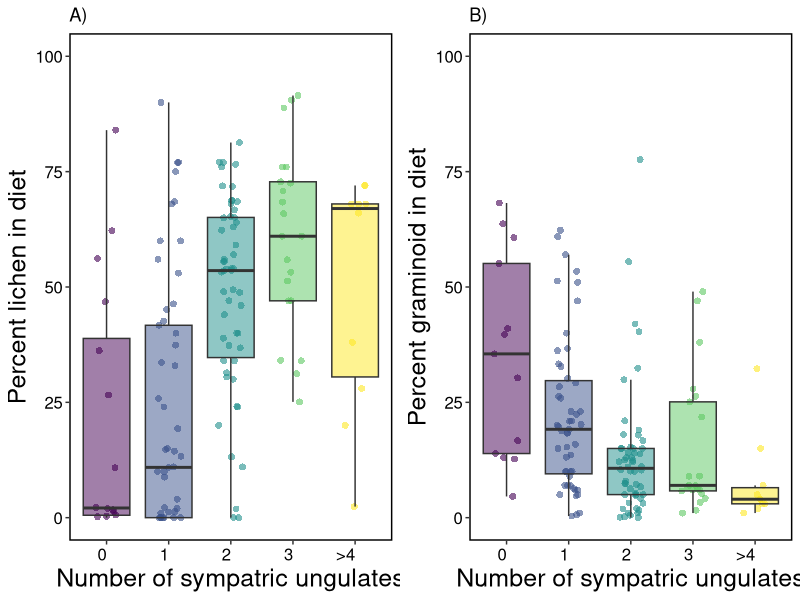

This chart was generated by the following R code:


library(data.table)
library(ggplot2)
library(gridExtra)

sub <- fread("output/clean-data.csv")

sub <- sub[!is.na(sub$sympatric_ungulates)]

### Sympatric ungulates
sub$sympatric_ungulates[sub$sympatric_ungulates == "4"] <- ">4"
sub$sympatric_ungulates[sub$sympatric_ungulates == "5"] <- ">4"
sub$sympatric_ungulates[sub$sympatric_ungulates == "6"] <- ">4"

sub$sympatric_ungulates <- factor(sub$sympatric_ungulates, levels=c("0", "1",  "2", "3", ">4"))


png("figures/fig3.png", width = 6000, height = 4000, units = "px", res = 600)
aa <- ggplot(sub, 
             aes(sympatric_ungulates, lichen, fill=sympatric_ungulates)) + 
  geom_jitter(aes(color = sympatric_ungulates), 
              shape = 16,
              position = position_jitter(0.2),
              size = 2,
              alpha = 0.6) +
  geom_boxplot(aes(fill = sympatric_ungulates), 
               alpha = 0.5,
               outlier.color = NA) + 
  #geom_bar(stat = "identity", na.rm=TRUE, color = "black", alpha = 0.75) +
  #geom_errorbar(aes(ymin = meanDiet, 
  #                  ymax = meanDiet + sdDiet), width = 0.2) +
  ylab("Percent lichen in diet") + xlab("Number of sympatric ungulates") +
  scale_fill_viridis_d() +
  scale_color_viridis_d() +
  ylim(0,100) +
  ggtitle("A)") +
  theme(legend.position = 'none',
        legend.key = element_blank(),
        legend.text = element_text(size = 12, color = "black"),
        legend.title = element_blank(),
        axis.title = element_text(size=18),
        axis.text.y = element_text(size=12, color = "black"),
        axis.text.x = element_text(size = 12, color = "black",  hjust = 1), 
        strip.text  = element_text(size = 16),
        strip.background = element_rect(colour="black", size = 1, fill = "white"),
        panel.grid.minor = element_blank(),
        panel.background = element_blank(),
        panel.border = element_rect(colour = "black", fill=NA, size=1)) 

bb <- ggplot(sub, 
             aes(sympatric_ungulates, graminoid, fill=sympatric_ungulates)) + 
  geom_jitter(aes(color = sympatric_ungulates), 
              shape = 16,
              position = position_jitter(0.2),
              size = 2,
              alpha = 0.6) +
  geom_boxplot(aes(fill = sympatric_ungulates), 
               alpha = 0.5,
               outlier.color = NA) + 
  #geom_bar(stat = "identity", na.rm=TRUE, color = "black", alpha = 0.75) +
  #geom_errorbar(aes(ymin = meanDiet, 
  #                  ymax = meanDiet + sdDiet), width = 0.2) +
  ylab("Percent graminoid in diet") + xlab("Number of sympatric ungulates") +
  scale_fill_viridis_d() +
  scale_color_viridis_d() +
  ylim(0,100) +
  ggtitle("B)") +
  theme(legend.position = 'none',
        legend.key = element_blank(),
        legend.text = element_text(size = 12, color = "black"),
        legend.title = element_blank(),
        axis.title = element_text(size=18),
        axis.text.y = element_text(size=12, color = "black"),
        axis.text.x = element_text(size = 12, color = "black", hjust = 1), 
        strip.text  = element_text(size = 16),
        strip.background = element_rect(colour="black", size = 1, fill = "white"),
        panel.grid.minor = element_blank(),
        panel.background = element_blank(),
        panel.border = element_rect(colour = "black", fill=NA, size=1)) 

grid.arrange(aa,bb, nrow = 1)
dev.off()
